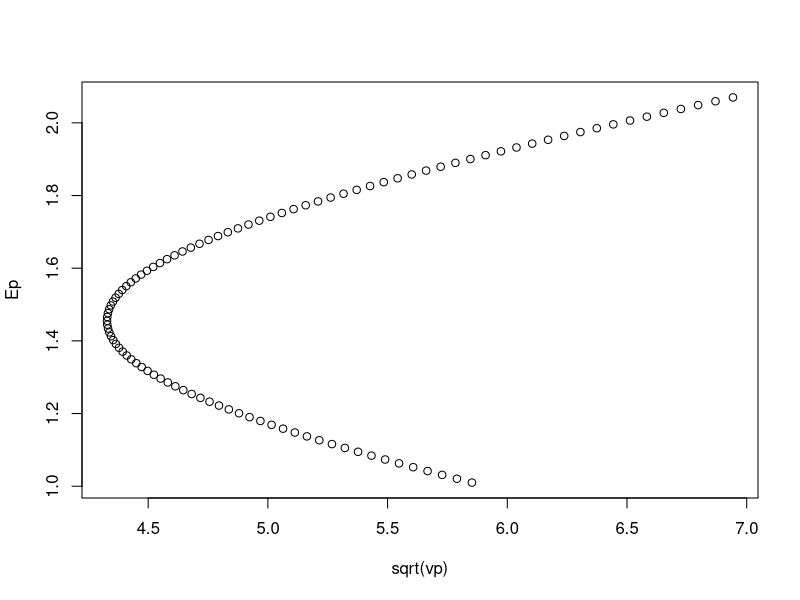

Here is the R script that generated this plot:


w = seq(0,1,by = 0.01)


E1 = 2.07
E2 = 1.01
V1 = 48.2
V2 = 34.25
C12 = -2.65

Ep = w*E1+(1-w)*E2

vp = w^2*V1 + (1-w)^2*V2 +2*w*(1-w)*C12


plot(sqrt(vp),Ep)
